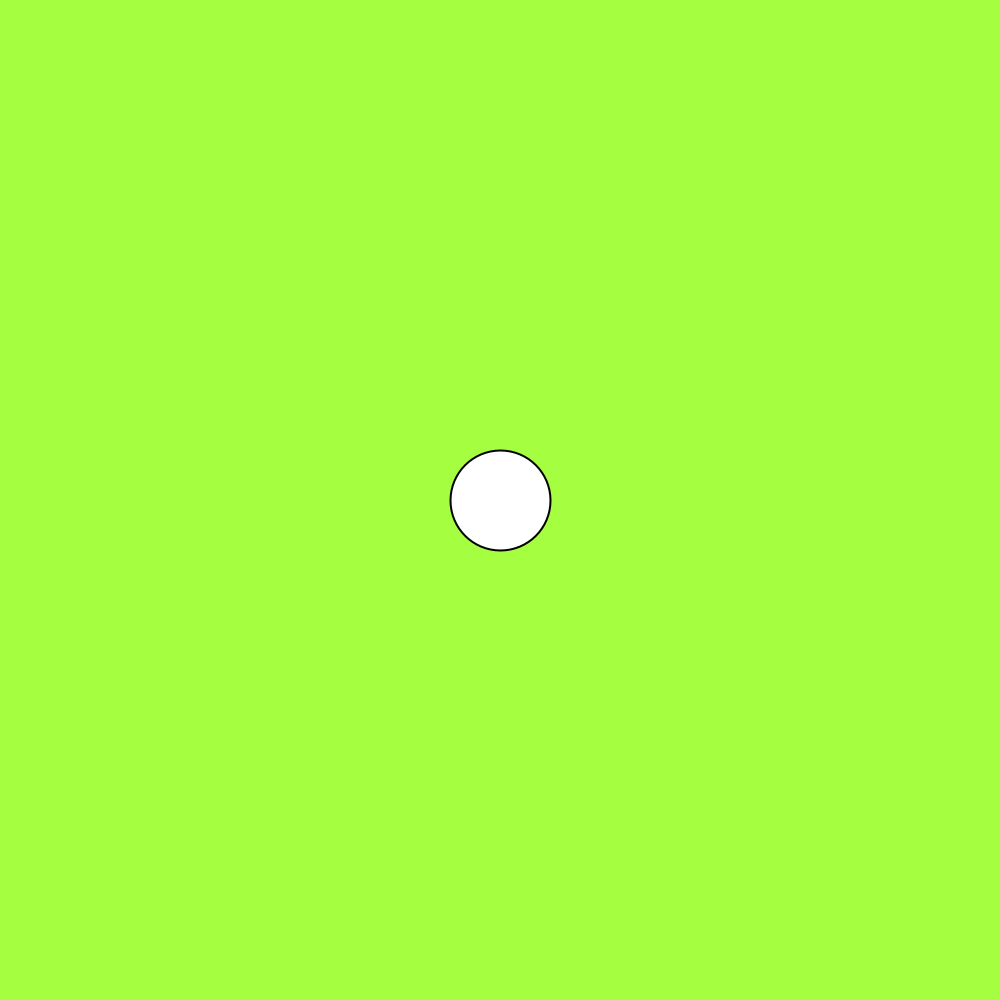
Frame 1 (no input)
Frame 60 (the mouse pressed at the canvas centre just before this capture): identical to frame 1, image omitted
Frame 120 (the mouse held since frame 60 and released just before this capture): identical to frame 1, image omitted

The Processing sketch that drew this single still picture (run headless with seeded random() and noise(); from frame 60 on, the mouse is pressed at the canvas centre):

// Processing sketch: example02_pseudocode_program
// ── example02_pseudocode_program.pde
//example02_pseudocode+program

//when program runs it runs through the setup once
//set basic parameters
void setup(){
  //set size of screen in pixels
  //parameters in width and height
  size(1000,1000);
  //set colorMode(can be RGB, HSB, or HEX)
  colorMode(RGB);
}

//the program continously loops the draw section of the code
//create drawloop
void draw(){
  //set background color(RGB values in parenthesis)
  background(165,265,64);
  //set the fill color to white(when using one value for
  //color it reads as greyscale 0-255)
  fill(255);
  //set the stroke to black(when using one value for
  //color it reads as greyscale 0-255)
  stroke(0);
  //set the strokeweight to 2 pixels
  strokeWeight(2);
  //draw a circle 100 pixels in diameter
  //values are x position, y position, width, height)
  //ellipses are positioned from their center by defaualt
  ellipse(500,500,100,100);
}

  
